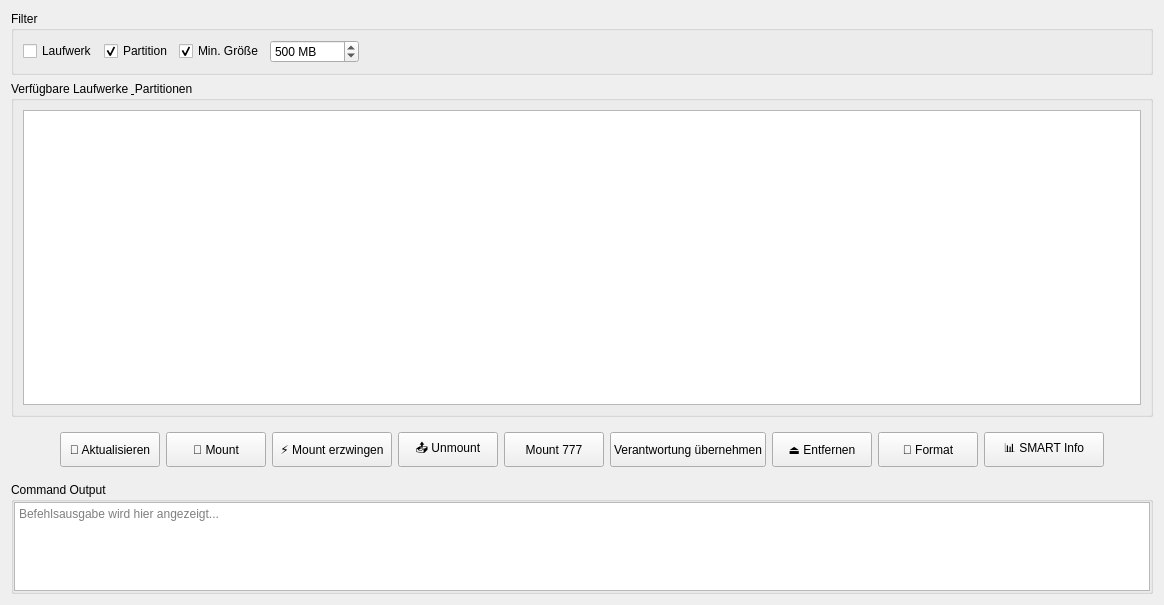
      <widget class="QWidget" name="driveToolsTab">
       <attribute name="title">
        <string>Laufwerk Tools</string>
       </attribute>
       <layout class="QVBoxLayout" name="verticalLayout_2">
        <property name="spacing">
         <number>6</number>
        </property>
        <item>
         <widget class="QGroupBox" name="filterGroupBox">
          <property name="title">
           <string>Filter</string>
          </property>
          <layout class="QHBoxLayout" name="filterLayout">
          <item>
           <widget class="QCheckBox" name="diskFilterCheckBox">
            <property name="text">
             <string>Laufwerk</string>
            </property>
            <property name="checked">
             <bool>false</bool>
            </property>
           </widget>
          </item>
          <item>
           <widget class="QCheckBox" name="partitionFilterCheckBox">
            <property name="text">
             <string>Partition</string>
            </property>
            <property name="checked">
             <bool>true</bool>
            </property>
           </widget>
          </item>
          <item>
           <widget class="QCheckBox" name="minSizeFilterCheckBox">
            <property name="text">
             <string>Min. Größe</string>
            </property>
            <property name="checked">
             <bool>true</bool>
            </property>
           </widget>
          </item>
          <item>
           <widget class="QSpinBox" name="minSizeSpinBox">
            <property name="minimum">
             <number>1</number>
            </property>
            <property name="maximum">
             <number>999999</number>
            </property>
            <property name="value">
             <number>500</number>
            </property>
            <property name="suffix">
             <string> MB</string>
            </property>
           </widget>
          </item>
          <item>
           <spacer name="filterSpacer">
            <property name="orientation">
             <enum>Qt::Orientation::Horizontal</enum>
            </property>
            <property name="sizeHint" stdset="0">
             <size>
              <width>40</width>
              <height>20</height>
             </size>
            </property>
           </spacer>
          </item>
         </layout>
         </widget>
        </item>
        <item>
         <widget class="QGroupBox" name="drivesGroupBox">
          <property name="title">
           <string>Verfügbare Laufwerke &amp; Partitionen</string>
          </property>
          <property name="sizePolicy">
           <sizepolicy hsizetype="Preferred" vsizetype="Expanding">
            <horstretch>0</horstretch>
            <verstretch>3</verstretch>
           </sizepolicy>
          </property>
          <layout class="QVBoxLayout" name="verticalLayout_drives">
           <item>
            <widget class="QTableWidget" name="drivesTable">
          <property name="alternatingRowColors">
           <bool>true</bool>
          </property>
          <property name="selectionBehavior">
           <enum>QAbstractItemView::SelectionBehavior::SelectRows</enum>
          </property>
          <property name="sortingEnabled">
           <bool>true</bool>
          </property>
            </widget>
           </item>
          </layout>
         </widget>
        </item>
        <item>
         <widget class="QWidget" name="actionsWidget">
          <layout class="QHBoxLayout" name="horizontalLayout">
           <item>
            <spacer name="leftSpacer">
             <property name="orientation">
              <enum>Qt::Orientation::Horizontal</enum>
             </property>
             <property name="sizeHint" stdset="0">
              <size>
               <width>40</width>
               <height>20</height>
              </size>
             </property>
             <property name="sizeType">
              <enum>QSizePolicy::Expanding</enum>
             </property>
            </spacer>
           </item>
           <item>
           <widget class="QPushButton" name="refreshButton">
            <property name="minimumSize">
             <size>
              <width>100</width>
              <height>35</height>
             </size>
            </property>
            <property name="text">
             <string>🔄 Aktualisieren</string>
            </property>
           </widget>
          </item>
          <item>
           <widget class="QPushButton" name="mountButton">
            <property name="minimumSize">
             <size>
              <width>100</width>
              <height>35</height>
             </size>
            </property>
            <property name="text">
             <string>📁 Mount</string>
            </property>
           </widget>
          </item>
          <item>
           <widget class="QPushButton" name="forceMountButton">
            <property name="minimumSize">
             <size>
              <width>120</width>
              <height>35</height>
             </size>
            </property>
            <property name="text">
             <string>⚡ Mount erzwingen</string>
            </property>
           </widget>
          </item>
          <item>
           <widget class="QPushButton" name="unmountButton">
            <property name="minimumSize">
             <size>
              <width>100</width>
              <height>35</height>
             </size>
            </property>
            <property name="text">
             <string>📤 Unmount</string>
            </property>
           </widget>
          </item>
          <item>
           <widget class="QPushButton" name="mount777Button">
            <property name="minimumSize">
             <size>
              <width>100</width>
              <height>35</height>
             </size>
            </property>
            <property name="text">
             <string>Mount 777</string>
            </property>
           </widget>
          </item>
          <item>
           <widget class="QPushButton" name="takeOwnershipButton">
            <property name="minimumSize">
             <size>
              <width>100</width>
              <height>35</height>
             </size>
            </property>
            <property name="text">
             <string>Verantwortung übernehmen</string>
            </property>
           </widget>
          </item>
          <item>
           <widget class="QPushButton" name="ejectButton">
            <property name="minimumSize">
             <size>
              <width>100</width>
              <height>35</height>
             </size>
            </property>
            <property name="text">
             <string>⏏️ Entfernen</string>
            </property>
           </widget>
          </item>
          <item>
           <widget class="QPushButton" name="formatButton">
            <property name="minimumSize">
             <size>
              <width>100</width>
              <height>35</height>
             </size>
            </property>
            <property name="text">
             <string>🔧 Format</string>
            </property>
           </widget>
          </item>
          <item>
           <widget class="QPushButton" name="smartInfoButton">
            <property name="minimumSize">
             <size>
              <width>120</width>
              <height>35</height>
             </size>
            </property>
            <property name="text">
             <string>📊 SMART Info</string>
            </property>
           </widget>
          </item>
          <item>
           <spacer name="rightSpacer">
            <property name="orientation">
             <enum>Qt::Orientation::Horizontal</enum>
            </property>
            <property name="sizeHint" stdset="0">
             <size>
              <width>40</width>
              <height>20</height>
             </size>
            </property>
            <property name="sizeType">
             <enum>QSizePolicy::Expanding</enum>
            </property>
           </spacer>
          </item>
         </layout>
         </widget>
        </item>
        <item>
         <widget class="QGroupBox" name="logGroupBox">
          <property name="title">
           <string>Command Output</string>
          </property>
          <property name="sizePolicy">
           <sizepolicy hsizetype="Preferred" vsizetype="Preferred">
            <horstretch>0</horstretch>
            <verstretch>1</verstretch>
           </sizepolicy>
          </property>
          <property name="maximumHeight">
           <number>200</number>
          </property>
          <layout class="QVBoxLayout" name="verticalLayout_log">
           <property name="spacing">
            <number>0</number>
           </property>
           <property name="leftMargin">
            <number>0</number>
           </property>
           <property name="topMargin">
            <number>0</number>
           </property>
           <property name="rightMargin">
            <number>0</number>
           </property>
           <property name="bottomMargin">
            <number>0</number>
           </property>
           <item>
            <widget class="QTextEdit" name="logOutput">
          <property name="sizePolicy">
           <sizepolicy hsizetype="Expanding" vsizetype="Expanding">
            <horstretch>0</horstretch>
            <verstretch>1</verstretch>
           </sizepolicy>
          </property>
          <property name="readOnly">
           <bool>true</bool>
          </property>
          <property name="placeholderText">
           <string>Befehlsausgabe wird hier angezeigt...</string>
          </property>
            </widget>
           </item>
          </layout>
         </widget>
        </item>
       </layout>
      </widget>
